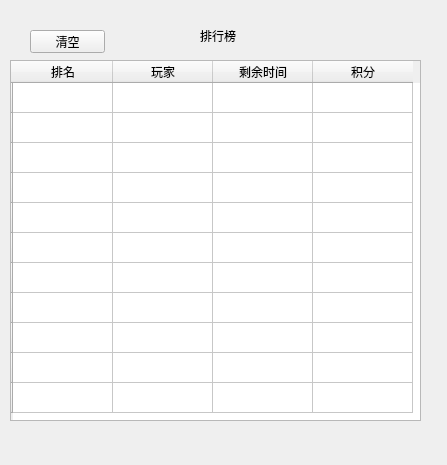
<?xml version="1.0" encoding="UTF-8"?>
<ui version="4.0">
 <class>CRankDlg</class>
 <widget class="QWidget" name="CRankDlg">
  <property name="geometry">
   <rect>
    <x>0</x>
    <y>0</y>
    <width>447</width>
    <height>465</height>
   </rect>
  </property>
  <property name="minimumSize">
   <size>
    <width>447</width>
    <height>465</height>
   </size>
  </property>
  <property name="maximumSize">
   <size>
    <width>447</width>
    <height>465</height>
   </size>
  </property>
  <property name="windowTitle">
   <string>Form</string>
  </property>
  <widget class="QLabel" name="label">
   <property name="geometry">
    <rect>
     <x>200</x>
     <y>30</y>
     <width>54</width>
     <height>12</height>
    </rect>
   </property>
   <property name="text">
    <string>排行榜</string>
   </property>
  </widget>
  <widget class="QTableWidget" name="tableWidget">
   <property name="geometry">
    <rect>
     <x>10</x>
     <y>60</y>
     <width>411</width>
     <height>361</height>
    </rect>
   </property>
   <row>
    <property name="text">
     <string/>
    </property>
   </row>
   <row>
    <property name="text">
     <string/>
    </property>
   </row>
   <row>
    <property name="text">
     <string/>
    </property>
   </row>
   <row>
    <property name="text">
     <string/>
    </property>
   </row>
   <row>
    <property name="text">
     <string/>
    </property>
   </row>
   <row>
    <property name="text">
     <string/>
    </property>
   </row>
   <row>
    <property name="text">
     <string/>
    </property>
   </row>
   <row>
    <property name="text">
     <string/>
    </property>
   </row>
   <row>
    <property name="text">
     <string/>
    </property>
   </row>
   <row>
    <property name="text">
     <string/>
    </property>
   </row>
   <row>
    <property name="text">
     <string/>
    </property>
   </row>
   <column>
    <property name="text">
     <string>排名</string>
    </property>
   </column>
   <column>
    <property name="text">
     <string>玩家</string>
    </property>
   </column>
   <column>
    <property name="text">
     <string>剩余时间</string>
    </property>
   </column>
   <column>
    <property name="text">
     <string>积分</string>
    </property>
   </column>
  </widget>
  <widget class="QPushButton" name="pushButton">
   <property name="geometry">
    <rect>
     <x>30</x>
     <y>30</y>
     <width>75</width>
     <height>23</height>
    </rect>
   </property>
   <property name="text">
    <string>清空</string>
   </property>
  </widget>
 </widget>
 <resources/>
 <connections/>
</ui>
